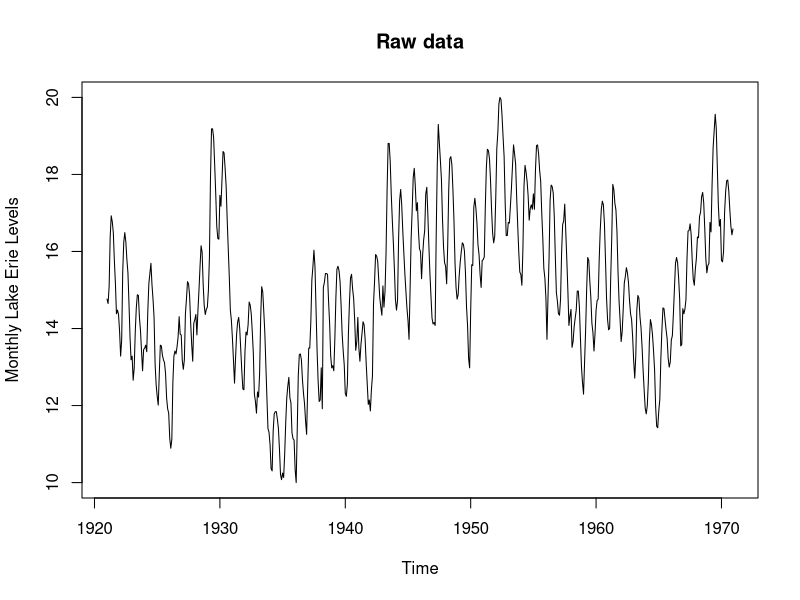
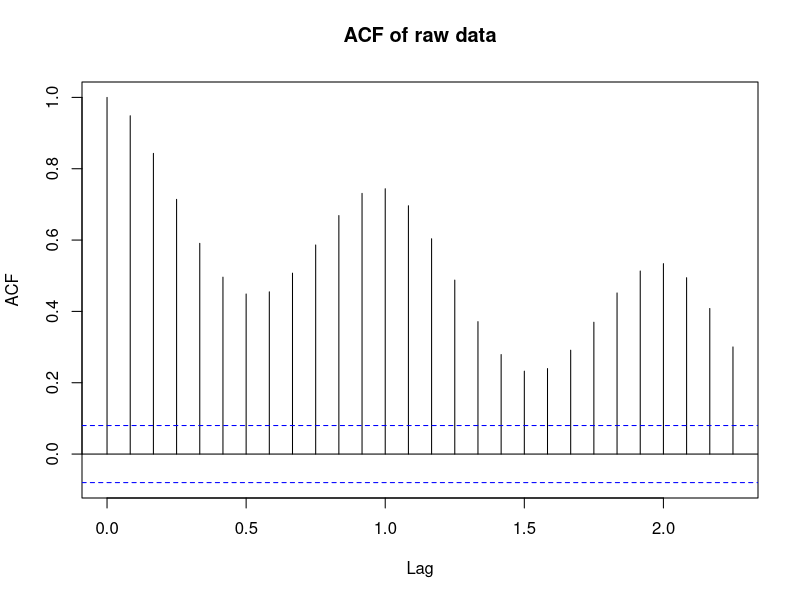
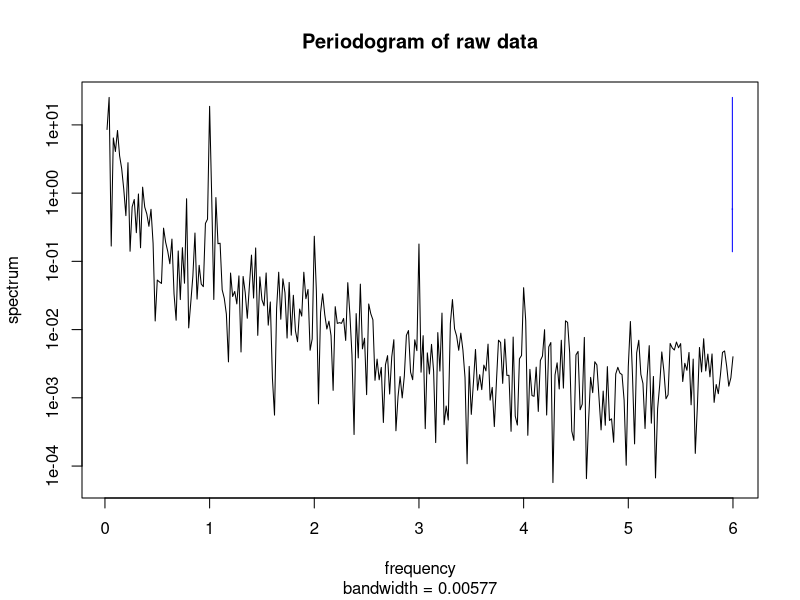

The R script that drew these images, in order: (Note: this script raises an error after producing the figures.)
#load libraries
library("forecast")
library("tseries")

set.seed(42)

#load data from .csv file

ErieLevel <- read.csv('monthly-lake-erie-levels-1921-19.csv',stringsAsFactors = FALSE)
names(ErieLevel)
tail(ErieLevel)
ErieLevel <- read.csv('monthly-lake-erie-levels-1921-19.csv',header = TRUE, sep = ",")
#get month and room nights columns
names(ErieLevel)[2]
month <- ErieLevel$"Month"
level <- ErieLevel$"Monthly.Lake.Erie.Levels.1921...1970."

level_month <- ts(level, start=c(1921,1), end=c(1970,12), frequency=12)
plot(level_month, main="Raw data",xlab="Time",ylab="Monthly Lake Erie Levels")

acf(level_month, main="ACF of raw data")
#log?
sp_raw <- spectrum(level_month,main="Periodogram of raw data")
sp_raw
maxx = max(sp_raw)
abline(v=1/24, col="green",lty = 2)

#KPSS Level = 1.7146, Truncation lag parameter = 5, p-value < 0.01
kpss.test(level_month)

stl_raw <- stl(level_month,  s.window="periodic", robust=TRUE) #t.window=15,?
seasonal <- stl_raw$time.series[,1]
trend <- stl_raw$time.series[,2]
remainder <- stl_raw$time.series[,3]
kpss.test(remainder)
kpss.test(trend)
plot(seasonal)
plot(stl_raw)



#First difference plot, acf and pacf
first_diff = diff(level_month)
plot(first_diff, main="First difference",xlab="Time",ylab="Difference of Room nights by month")
spectrum(first_diff,main="Periodogram of first difference")
acf(first_diff, main="First difference")
pacf(first_diff, main="First difference")

#KPSS Level = 0.0093312, Truncation lag parameter = 5, p-value > 0.1
kpss.test(first_diff)


fit_arma <- arma(level_month, order=c(2,0))
plot(fit_arma)
summary(fit_arma)

#SARIMA
fit1 <- arima(level_month,order=c(0,1,1),seasonal=list(order=c(0,1,1),period=12))
tsdiag(fit2,font.main=3)

fit2 <- auto.arima(level_month)
tsdiag(fit2,font.main=3)
cpgram(fit2$resid,main="Cummulative Periodogram")
qqnorm(level_month)
qqline(level_month, col = 2)
qqnorm(fit2$resid)
qqline(fit2$resid, col = 2)
summary(fit2)
AIC(fit2)
BIC(fit2)
plot(forecast(fit2,h=20))
plot(fitted(fit2))





# #monthly room nights
# night_monthly <- ts(night,start=c(1921,1),frequency=12)
# 
# #Raw data plot, acf and periodogram spectrum
# plot(night_monthly, main="Raw data",xlab="Time",ylab="Room nights")
# acf(night_monthly, main="ACF of raw data")
# spectrum(night_monthly,main="Periodogram of raw data")
# 
# #First difference plot, acf and pacf
# first_diff = diff(night_monthly)
# plot(first_diff, main="First difference",xlab="Time",ylab="Difference of Room nights by month")
# acf(first_diff, main="First difference")
# pacf(first_diff, main="First difference")


